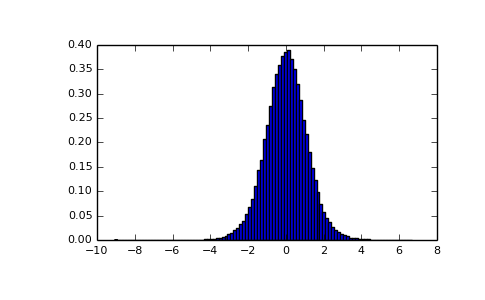

Write Python code to recreate this figure.
# From Dalgaard page 83 [R267]_, suppose the daily energy intake for 11
# women in Kj is:

intake = np.array([5260., 5470, 5640, 6180, 6390, 6515, 6805, 7515, \
                   7515, 8230, 8770])

# Does their energy intake deviate systematically from the recommended
# value of 7725 kJ?

# We have 10 degrees of freedom, so is the sample mean within 95% of the
# recommended value?

s = np.random.standard_t(10, size=100000)
np.mean(intake)
# 6753.636363636364
intake.std(ddof=1)
# 1142.1232221373727

# Calculate the t statistic, setting the ddof parameter to the unbiased
# value so the divisor in the standard deviation will be degrees of
# freedom, N-1.

t = (np.mean(intake)-7725)/(intake.std(ddof=1)/np.sqrt(len(intake)))
import matplotlib.pyplot as plt
h = plt.hist(s, bins=100, normed=True)

# For a one-sided t-test, how far out in the distribution does the t
# statistic appear?

np.sum(s<t) / float(len(s))
# 0.0090699999999999999  #random

# So the p-value is about 0.009, which says the null hypothesis has a
# probability of about 99% of being true.
